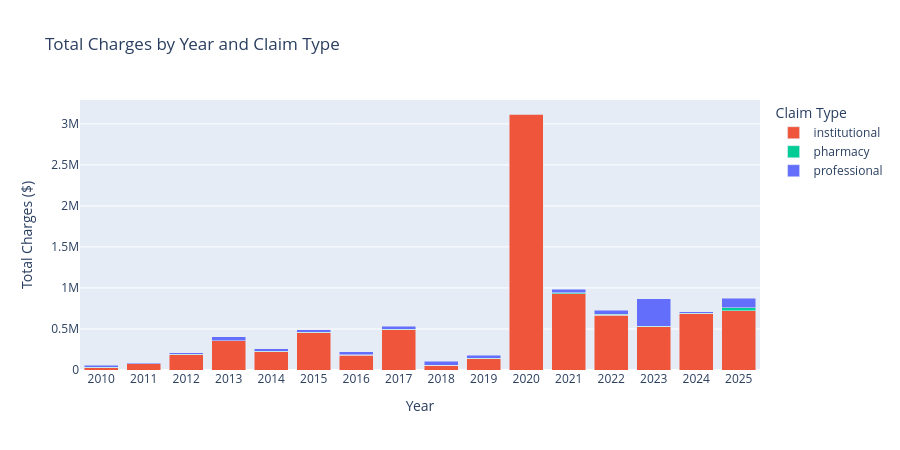

Source (notebook cell):
### Markdown cell above
## 1. Overall Cost Trends by Claim Type

Annual total charges and payments across Professional, Institutional, and Pharmacy claims.

### Code cell
# Annual totals by claim type
annual = all_headers.copy()
annual['year'] = annual['bill_date'].dt.year
# Exclude partial 2026
annual = annual[annual['year'] <= 2025]

yearly = annual.groupby(['year', 'claim_category']).agg(
    n_bills=('bill_id', 'count'),
    total_charge=('charge', 'sum'),
    total_paid=('paid', 'sum'),
    avg_charge=('charge', 'mean'),
    avg_paid=('paid', 'mean'),
).reset_index()

# Stacked bar: total charges by claim type per year
fig = px.bar(yearly, x='year', y='total_charge', color='claim_category',
             title='Total Charges by Year and Claim Type',
             labels={'total_charge': 'Total Charges ($)', 'year': 'Year', 'claim_category': 'Claim Type'},
             color_discrete_map={'professional': '#636EFA', 'institutional': '#EF553B', 'pharmacy': '#00CC96'},
             barmode='stack')
fig.update_layout(xaxis=dict(dtick=1), height=450)
fig.show()

### Figure 1 — Plotly figure (JSON) as saved in the notebook; plotly's stock layout.template omitted (floating-point values rounded to 4 significant figures)
{"data": [{"hovertemplate": "Claim Type=institutional<br>Year=%{x}<br>Total Charges ($)=%{y}<extra></extra>", "legendgroup": "institutional", "marker": {"color": "#EF553B", "pattern": {"shape": ""}}, "name": "institutional", "orientation": "v", "showlegend": true, "textposition": "auto", "type": "bar", "x": [2010, 2011, 2012, 2013, 2014, 2015, 2016, 2017, 2018, 2019, 2020, 2021, 2022, 2023, 2024, 2025], "xaxis": "x", "y": [24560.0, 73340.0, 185700.0, 355300.0, 223200.0, 451800.0, 177600.0, 489000.0, 55770.0, 139900.0, 3120000.0, 931800.0, 666500.0, 528200.0, 685500.0, 724300.0], "yaxis": "y"}, {"hovertemplate": "Claim Type=pharmacy<br>Year=%{x}<br>Total Charges ($)=%{y}<extra></extra>", "legendgroup": "pharmacy", "marker": {"color": "#00CC96", "pattern": {"shape": ""}}, "name": "pharmacy", "orientation": "v", "showlegend": true, "textposition": "auto", "type": "bar", "x": [2010, 2011, 2012, 2013, 2014, 2015, 2016, 2017, 2018, 2019, 2020, 2021, 2022, 2023, 2024, 2025], "xaxis": "x", "y": [7861.0, 4490.0, 6009.0, 2673.0, 5467.0, 8942.0, 8620.0, 5341.0, 4199.0, 6014.0, 5207.0, 7942.0, 12540.0, 5441.0, 8929.0, 36700.0], "yaxis": "y"}, {"hovertemplate": "Claim Type=professional<br>Year=%{x}<br>Total Charges ($)=%{y}<extra></extra>", "legendgroup": "professional", "marker": {"color": "#636EFA", "pattern": {"shape": ""}}, "name": "professional", "orientation": "v", "showlegend": true, "textposition": "auto", "type": "bar", "x": [2010, 2011, 2012, 2013, 2014, 2015, 2016, 2017, 2018, 2019, 2020, 2021, 2022, 2023, 2024, 2025], "xaxis": "x", "y": [26510.0, 12720.0, 20180.0, 46280.0, 28040.0, 30420.0, 35150.0, 39750.0, 47320.0, 34060.0, 1158.0, 44230.0, 50520.0, 334600.0, 13060.0, 110900.0], "yaxis": "y"}], "layout": {"barmode": "stack", "height": 450, "legend": {"title": {"text": "Claim Type"}, "tracegroupgap": 0}, "title": {"text": "Total Charges by Year and Claim Type"}, "xaxis": {"anchor": "y", "domain": [0, 1], "dtick": 1, "title": {"text": "Year"}}, "yaxis": {"anchor": "x", "domain": [0, 1], "title": {"text": "Total Charges ($)"}}}}
